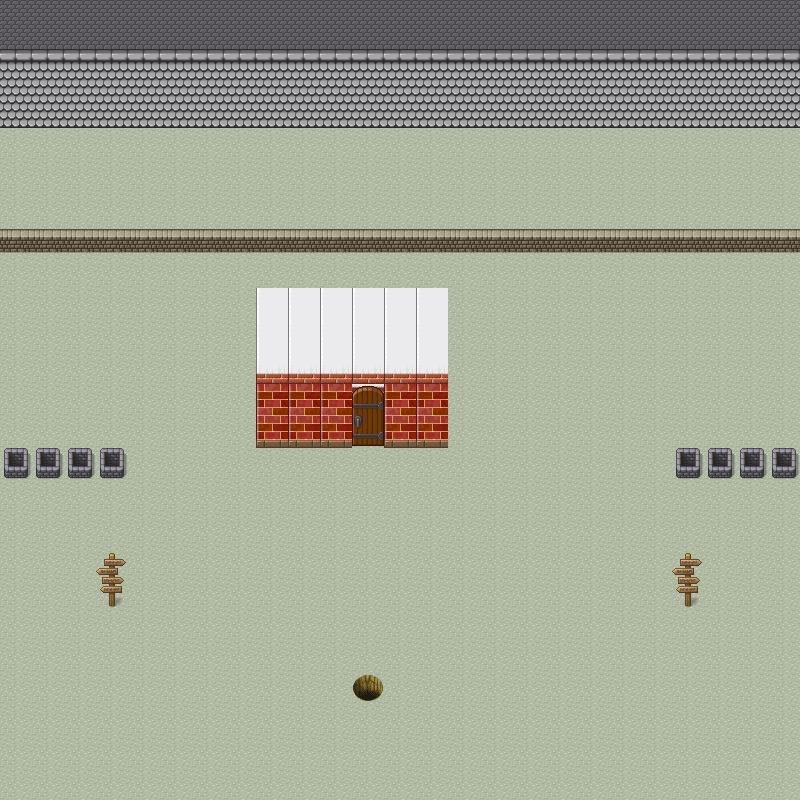

A 2D game scene composited from a Tiled map and its tileset images. What follows is a short description and the map's XML, with every tile layer's data as written:
An orthogonal 25x25 tile map with 32x32 px tiles, 3 tile layers (Kachelebene 1, Kachelebene 2, Kachelebene 3) and 3 objects (2x WarpEvent, start).

<map version="1.8" tiledversion="1.8.2" orientation="orthogonal" renderorder="right-down" width="25" height="25" tilewidth="32" tileheight="32" infinite="0" nextlayerid="5" nextobjectid="12">
 <tileset firstgid="1" source="rpg.tsx" />
 <layer id="1" name="Kachelebene 1" width="25" height="25">
  <data encoding="csv">
565,565,565,565,565,565,565,565,565,565,565,565,565,565,565,565,565,565,565,565,565,565,565,565,565,
573,573,573,573,573,573,573,573,573,573,573,573,573,573,573,573,573,573,573,573,573,573,573,573,573,
581,581,581,581,581,581,581,581,581,581,581,581,581,581,581,581,581,581,581,581,581,581,581,581,581,
589,589,589,589,589,589,589,589,589,589,589,589,589,589,589,589,589,589,589,589,589,589,589,589,589,
8,8,8,8,8,8,8,8,8,8,8,8,8,8,8,8,8,8,8,8,8,8,8,8,8,
8,8,8,8,8,8,8,8,8,8,8,8,8,8,8,8,8,8,8,8,8,8,8,8,8,
8,8,8,8,8,8,8,8,8,8,8,8,8,8,8,8,8,8,8,8,8,8,8,8,8,
8,8,8,8,8,8,8,8,8,8,8,8,8,8,8,8,8,8,8,8,8,8,8,8,8,
8,8,8,8,8,8,8,8,8,8,8,8,8,8,8,8,8,8,8,8,8,8,8,8,8,
8,8,8,8,8,8,8,8,8,8,8,8,8,8,8,8,8,8,8,8,8,8,8,8,8,
8,8,8,8,8,8,8,8,8,8,8,8,8,8,8,8,8,8,8,8,8,8,8,8,8,
8,8,8,8,8,8,8,8,8,8,8,8,8,8,8,8,8,8,8,8,8,8,8,8,8,
8,8,8,8,8,8,8,8,8,8,8,8,8,8,8,8,8,8,8,8,8,8,8,8,8,
8,8,8,8,8,8,8,8,8,8,8,8,8,8,8,8,8,8,8,8,8,8,8,8,8,
8,8,8,8,8,8,8,8,8,8,8,8,8,8,8,8,8,8,8,8,8,8,8,8,8,
8,8,8,8,8,8,8,8,8,8,8,8,8,8,8,8,8,8,8,8,8,8,8,8,8,
8,8,8,8,8,8,8,8,8,8,8,8,8,8,8,8,8,8,8,8,8,8,8,8,8,
8,8,8,8,8,8,8,8,8,8,8,8,8,8,8,8,8,8,8,8,8,8,8,8,8,
8,8,8,8,8,8,8,8,8,8,8,8,8,8,8,8,8,8,8,8,8,8,8,8,8,
8,8,8,8,8,8,8,8,8,8,8,8,8,8,8,8,8,8,8,8,8,8,8,8,8,
8,8,8,8,8,8,8,8,8,8,8,8,8,8,8,8,8,8,8,8,8,8,8,8,8,
8,8,8,8,8,8,8,8,8,8,8,8,8,8,8,8,8,8,8,8,8,8,8,8,8,
8,8,8,8,8,8,8,8,8,8,8,8,8,8,8,8,8,8,8,8,8,8,8,8,8,
8,8,8,8,8,8,8,8,8,8,8,8,8,8,8,8,8,8,8,8,8,8,8,8,8,
8,8,8,8,8,8,8,8,8,8,8,8,8,8,8,8,8,8,8,8,8,8,8,8,8
</data>
 </layer>
 <layer id="2" name="Kachelebene 2" width="25" height="25">
  <data encoding="csv">
0,0,0,0,0,0,0,0,0,0,0,0,0,0,0,0,0,0,0,0,0,0,0,0,0,
0,0,0,0,0,0,0,0,0,0,0,0,0,0,0,0,0,0,0,0,0,0,0,0,0,
0,0,0,0,0,0,0,0,0,0,0,0,0,0,0,0,0,0,0,0,0,0,0,0,0,
0,0,0,0,0,0,0,0,0,0,0,0,0,0,0,0,0,0,0,0,0,0,0,0,0,
0,0,0,0,0,0,0,0,0,0,0,0,0,0,0,0,0,0,0,0,0,0,0,0,0,
0,0,0,0,0,0,0,0,0,0,0,0,0,0,0,0,0,0,0,0,0,0,0,0,0,
0,0,0,0,0,0,0,0,0,0,0,0,0,0,0,0,0,0,0,0,0,0,0,0,0,
217,217,217,217,217,217,217,217,217,217,217,217,217,217,217,217,217,217,217,217,217,217,217,217,217,
0,0,0,0,0,0,0,0,0,0,0,0,0,0,0,0,0,0,0,0,0,0,0,0,0,
0,0,0,0,0,0,0,0,385,385,385,385,385,385,0,0,0,0,0,0,0,0,0,0,0,
0,0,0,0,0,0,0,0,385,385,385,385,385,385,0,0,0,0,0,0,0,0,0,0,0,
0,0,0,0,0,0,0,0,393,393,393,393,393,393,0,0,0,0,0,0,0,0,0,0,0,
0,0,0,0,0,0,0,0,401,401,401,391,401,401,0,0,0,0,0,0,0,0,0,0,0,
0,0,0,0,0,0,0,0,409,409,409,0,409,409,0,0,0,0,0,0,0,0,0,0,0,
227,227,227,227,0,0,0,0,0,0,0,0,0,0,0,0,0,0,0,0,0,227,227,227,227,
0,0,0,0,0,0,0,0,0,0,0,0,0,0,0,0,0,0,0,0,0,0,0,0,0,
0,0,0,0,0,0,0,0,0,0,0,0,0,0,0,0,0,0,0,0,0,0,0,0,0,
0,0,0,230,0,0,0,0,0,0,0,0,0,0,0,0,0,0,0,0,0,230,0,0,0,
0,0,0,238,0,0,0,0,0,0,0,0,0,0,0,0,0,0,0,0,0,238,0,0,0,
0,0,0,0,0,0,0,0,0,0,0,0,0,0,0,0,0,0,0,0,0,0,0,0,0,
0,0,0,0,0,0,0,0,0,0,0,0,0,0,0,0,0,0,0,0,0,0,0,0,0,
0,0,0,0,0,0,0,0,0,0,0,67,0,0,0,0,0,0,0,0,0,0,0,0,0,
0,0,0,0,0,0,0,0,0,0,0,0,0,0,0,0,0,0,0,0,0,0,0,0,0,
0,0,0,0,0,0,0,0,0,0,0,0,0,0,0,0,0,0,0,0,0,0,0,0,0,
0,0,0,0,0,0,0,0,0,0,0,0,0,0,0,0,0,0,0,0,0,0,0,0,0
</data>
 </layer>
 <layer id="3" name="Kachelebene 3" width="25" height="25">
  <data encoding="csv">
0,0,0,0,0,0,0,0,0,0,0,0,0,0,0,0,0,0,0,0,0,0,0,0,0,
0,0,0,0,0,0,0,0,0,0,0,0,0,0,0,0,0,0,0,0,0,0,0,0,0,
0,0,0,0,0,0,0,0,0,0,0,0,0,0,0,0,0,0,0,0,0,0,0,0,0,
0,0,0,0,0,0,0,0,0,0,0,0,0,0,0,0,0,0,0,0,0,0,0,0,0,
0,0,0,0,0,0,0,0,0,0,0,0,0,0,0,0,0,0,0,0,0,0,0,0,0,
0,0,0,0,0,0,0,0,0,0,0,0,0,0,0,0,0,0,0,0,0,0,0,0,0,
0,0,0,0,0,0,0,0,0,0,0,0,0,0,0,0,0,0,0,0,0,0,0,0,0,
0,0,0,0,0,0,0,0,0,0,0,0,0,0,0,0,0,0,0,0,0,0,0,0,0,
0,0,0,0,0,0,0,0,0,0,0,0,0,0,0,0,0,0,0,0,0,0,0,0,0,
0,0,0,0,0,0,0,0,0,0,0,0,0,0,0,0,0,0,0,0,0,0,0,0,0,
0,0,0,0,0,0,0,0,0,0,0,0,0,0,0,0,0,0,0,0,0,0,0,0,0,
0,0,0,0,0,0,0,0,0,0,0,0,0,0,0,0,0,0,0,0,0,0,0,0,0,
0,0,0,0,0,0,0,0,0,0,0,392,0,0,0,0,0,0,0,0,0,0,0,0,0,
0,0,0,0,0,0,0,0,0,0,0,400,0,0,0,0,0,0,0,0,0,0,0,0,0,
0,0,0,0,0,0,0,0,0,0,0,0,0,0,0,0,0,0,0,0,0,0,0,0,0,
0,0,0,0,0,0,0,0,0,0,0,0,0,0,0,0,0,0,0,0,0,0,0,0,0,
0,0,0,0,0,0,0,0,0,0,0,0,0,0,0,0,0,0,0,0,0,0,0,0,0,
0,0,0,0,0,0,0,0,0,0,0,0,0,0,0,0,0,0,0,0,0,0,0,0,0,
0,0,0,0,0,0,0,0,0,0,0,0,0,0,0,0,0,0,0,0,0,0,0,0,0,
0,0,0,0,0,0,0,0,0,0,0,0,0,0,0,0,0,0,0,0,0,0,0,0,0,
0,0,0,0,0,0,0,0,0,0,0,0,0,0,0,0,0,0,0,0,0,0,0,0,0,
0,0,0,0,0,0,0,0,0,0,0,0,0,0,0,0,0,0,0,0,0,0,0,0,0,
0,0,0,0,0,0,0,0,0,0,0,0,0,0,0,0,0,0,0,0,0,0,0,0,0,
0,0,0,0,0,0,0,0,0,0,0,0,0,0,0,0,0,0,0,0,0,0,0,0,0,
0,0,0,0,0,0,0,0,0,0,0,0,0,0,0,0,0,0,0,0,0,0,0,0,0
</data>
 </layer>
 <objectgroup id="4" name="Objektebene 1">
  <object id="1" name="start" type="start" x="351.945" y="577.117">
   <point />
  </object>
  <object id="6" name="warp1" type="WarpEvent" x="351" y="669.667">
   <point />
  </object>
  <object id="11" name="warp2" type="WarpEvent" x="351.333" y="437.333">
   <point />
  </object>
 </objectgroup>
</map>
